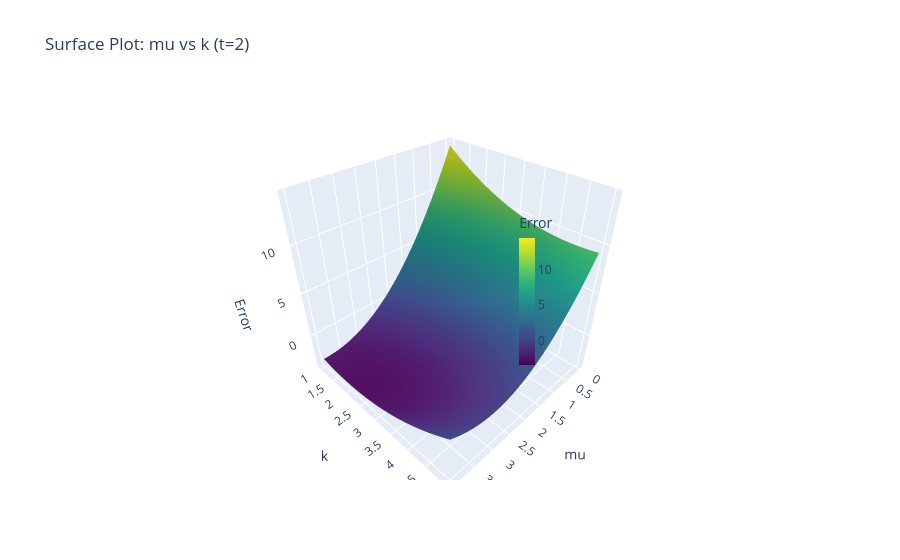

The code cell stored with this chart in its notebook:
### Markdown cell above
##### $\mu \text{ vs } k \text{ Surface Plot}$

### Code cell
fig = go.Figure(data=[
    go.Surface(
        x=MU,
        y=K,
        z=ERROR,
        colorscale='viridis',
        colorbar=dict(
                title='Error',
                x=0.58,        
                len=0.45,      
                thickness=16   
            ) )
])

fig.update_layout(
    title=f"Surface Plot: mu vs k (t={T})",
    scene=dict(
        xaxis_title="mu",
        yaxis_title="k",
        zaxis_title="Error"
    )
)

fig.show()

### Figure 1 — Plotly figure (JSON) as saved in the notebook; plotly's stock layout.template omitted (floating-point values rounded to 4 significant figures; data arrays with more than 128 entries replaced by an {"elided": "..."} marker saying what was removed)
{"data": [{"colorbar": {"len": 0.45, "thickness": 16, "title": {"text": "Error"}, "x": 0.58}, "colorscale": [[0, "#440154"], [0.1111, "#482878"], [0.2222, "#3e4989"], [0.3333, "#31688e"], [0.4444, "#26828e"], [0.5556, "#1f9e89"], [0.6667, "#35b779"], [0.7778, "#6ece58"], [0.8889, "#b5de2b"], [1, "#fde725"]], "type": "surface", "x": {"elided": "100x100 float values"}, "y": {"elided": "100x100 float values"}, "z": {"elided": "100x100 float values"}}], "layout": {"scene": {"xaxis": {"title": {"text": "mu"}}, "yaxis": {"title": {"text": "k"}}, "zaxis": {"title": {"text": "Error"}}}, "title": {"text": "Surface Plot: mu vs k (t=2)"}}}
